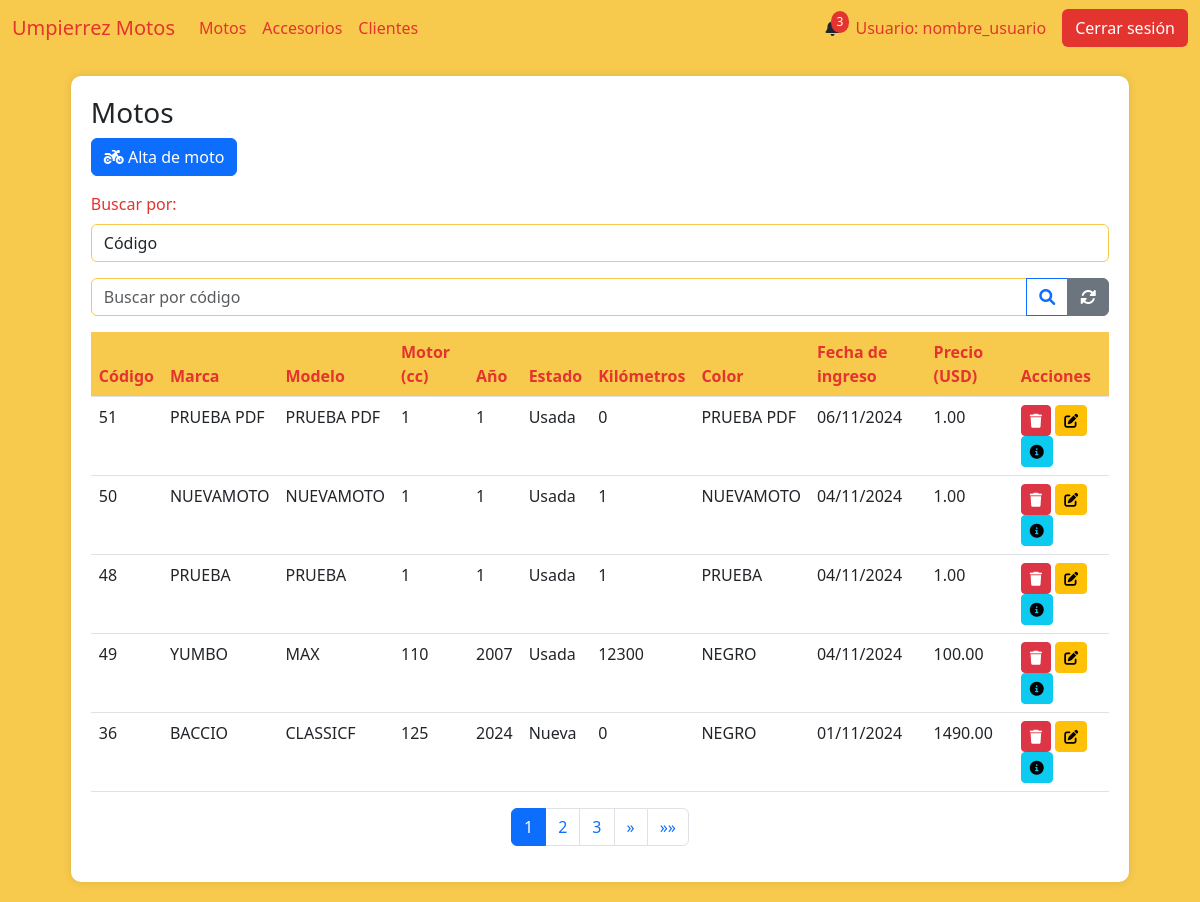
Page /motos on the committed database.
### AppUM/models.py (models this page shows)
class Moto(models.Model):
    marca = models.CharField(max_length=20)
    modelo = models.CharField(max_length=20)
    anio = models.IntegerField()
    motor = models.IntegerField()
    estado = models.CharField(max_length=10)
    kilometros = models.IntegerField()
    precio = models.DecimalField(max_digits=10, decimal_places=2)
    color = models.CharField(max_length=20)
    num_motor = models.CharField(max_length=40, unique=True)
    num_chasis = models.CharField(max_length=40, unique=True)
    foto = models.ImageField(null=True, blank=True, upload_to="motos/fotos/")
    pertenece_tienda = models.BooleanField()
    pertenece_taller = models.BooleanField()
    identificacion_pdf = models.FileField(upload_to='motos/pdfs/', null=True, blank=True)
    observaciones = models.TextField(null=True, blank=True)
    fecha_ingreso = models.DateTimeField(auto_now_add=True)

### AppUM/views.py (the view)
# urls.py: path('motos', views.vista_inventario_motos,name="Motos"),
def vista_inventario_motos(req):
    motos = Moto.objects.filter(pertenece_tienda=1).order_by('-fecha_ingreso')
    logo_um = Logos.objects.get(id=1)
    paginator = Paginator(motos, 5)  # 5 motos por página
    page_number = req.GET.get('page')  # Obtiene el número de página desde la URL
    page_obj = paginator.get_page(page_number)  # Obtiene la página solicitada
    return render(req,"perfil_administrativo/motos/motos.html",{'page_obj': page_obj,"motos":motos,"logo_um":logo_um.logo_UM.url if logo_um.logo_UM else None})

### AppUM/templates/perfil_administrativo/motos/motos.html (shortened to what this page needs)
{% extends "perfil_administrativo/padre_perfil_administrativo.html" %}
{% load static %}
{% block contenidoQueCambia %}
<link href="https://cdnjs.cloudflare.com/ajax/libs/font-awesome/6.0.0/css/all.min.css" rel="stylesheet">
<link href="https://cdn.jsdelivr.net/npm/bootstrap-icons@1.10.0/font/bootstrap-icons.css" rel="stylesheet">
<div class="table-container" id="inventarios">
    <h3>Motos</h3>
    <a href="{% url 'MotoAlta' %}" class="btn btn-primary mb-3">
        <i class="fas fa-motorcycle"></i> Alta de moto
    </a>
    <div class="mb-3">
        <label for="estado" class="form-label">Buscar por:</label>
        <select class="form-control" name="estado_moto" id="tipo_busqueda" onchange="tipo_busqueda()">
            <option value="codigo">Código</option>
        </select>
    </div>
    <form action="{% url 'BusquedaCodigo' %}" enctype="multipart/form-data" method="get" id="busqueda_codigo">{% csrf_token %}
        <div class="input-group mb-3">
            <input type="number" name="codigo" class="form-control" placeholder="Buscar por código" required>
            <button class="btn btn-outline-primary" type="submit">
                <i class="fas fa-search"></i>
            </button>
            <a href="{% url 'Motos' %}" class="btn btn-secondary">
                <i class="fas fa-sync-alt"></i>
            </a>
        </div>
    </form>
    <table class="table">
        <thead>
            <tr>
                <th>Código</th>
                <th>Marca</th>
                <th>Modelo</th>
                <th>Motor (cc)</th>
                <th>Año</th>
                <th>Estado</th>
                <th>Kilómetros</th>
                <th>Color</th>
                <th>Fecha de ingreso</th>
                <th>Precio (USD)</th>
                <th>Acciones</th>
            </tr>
        </thead>
        <tbody>
            {% if page_obj %}
                {% for moto in page_obj %}
                <tr>
                    <td>{{ moto.id }}</td>
                    <td>{{ moto.marca }}</td>
                    <td>{{ moto.modelo }}</td>
                    <td>{{ moto.motor }}</td>
                    <td>{{ moto.anio }}</td>
                    <td>{{ moto.estado }}</td>
                    <td>{{ moto.kilometros }}</td>
                    <td>{{ moto.color }}</td>
                    <td>{{ moto.fecha_ingreso|date:"d/m/Y" }}</td>
                    <td>{{ moto.precio }}</td>
                    <td>
                        <a href="{% url 'MotoBaja' moto.id %}"><button class="btn btn-sm btn-danger"><i class="fas fa-trash"></i></button></a>
                        <a href="{% url 'MotoModificacion' moto.id %}"><button class="btn btn-sm btn-warning"><i class="fas fa-edit"></i></button></a>
                        <a href="{% url 'MotoDetalles' moto.id %}"><button class="btn btn-sm btn-info"><i class="fas fa-info-circle"></i></button></a>
                    </td>
                </tr>
                {% endfor %}
            {% else %}
                <tr>
                    <td colspan="9" class="text-center text-muted">
                        No hay registros de motos disponibles.
                    </td>
                </tr>
            {% endif %}
        </tbody>
    </table>
    <nav aria-label="Page navigation">
        <ul class="pagination justify-content-center">
            {% for num in page_obj.paginator.page_range %}
            <li class="page-item {% if page_obj.number == num %}active{% endif %}">
                <a class="page-link" href="?page={{ num }}">{{ num }}</a>
            </li>
            {% endfor %}
            {% if page_obj.has_next %}
            <li class="page-item">
                <a class="page-link" href="?page={{ page_obj.next_page_number }}" aria-label="Siguiente">
                    <span aria-hidden="true">&raquo;</span>
                </a>
            </li>
            <li class="page-item">
                <a class="page-link" href="?page={{ page_obj.paginator.num_pages }}" aria-label="Última">
                    <span aria-hidden="true">&raquo;&raquo;</span>
                </a>
            </li>
            {% endif %}
        </ul>
    </nav>
</div>
{% endblock %}

### AppUM/static/css/styles.css (style rules this page uses)
body { background-color: #f7ca4d; }
.form-label { color: #e3342f; }
.form-control { border-color: #f7ca4d; }
.table-container { background-color: #fff; border-radius: 10px; padding: 20px; box-shadow: 0px 0px 10px rgba(0, 0, 0, 0.1); margin: 20px auto; max-width: 90%; }
.table th { background-color: #f7ca4d; color: #e3342f; }

### rows in the picture
Moto: id "51", marca "PRUEBA PDF", modelo "PRUEBA PDF", motor "1", anio "1", estado "Usada", kilometros "0", color "PRUEBA PDF", fecha_ingreso "06/11/2024", precio "1.00"
Moto: id "50", marca "NUEVAMOTO", modelo "NUEVAMOTO", motor "1", anio "1", estado "Usada", kilometros "1", color "NUEVAMOTO", fecha_ingreso "04/11/2024", precio "1.00"
Moto: id "48", marca "PRUEBA", modelo "PRUEBA", motor "1", anio "1", estado "Usada", kilometros "1", color "PRUEBA", fecha_ingreso "04/11/2024", precio "1.00"
Moto: id "49", marca "YUMBO", modelo "MAX", motor "110", anio "2007", estado "Usada", kilometros "12300", color "NEGRO", fecha_ingreso "04/11/2024", precio "100.00"
Moto: id "36", marca "BACCIO", modelo "CLASSICF", motor "125", anio "2024", estado "Nueva", kilometros "0", color "NEGRO", fecha_ingreso "01/11/2024", precio "1490.00"

### other values in the picture
{{ num }} "1" "2" "3"
